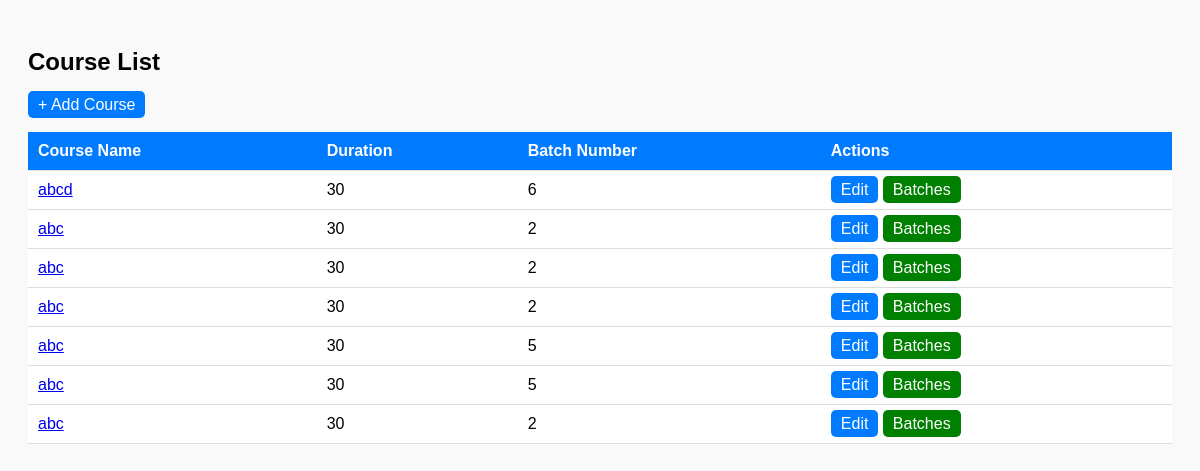
/courses/ (signed in), run on the app's committed database.
### courses/models.py (models this page shows, shortened)
class Course(models.Model):
    id = models.AutoField(primary_key=True)
    Center_id = models.IntegerField()
    Course_name = models.CharField(max_length=255)
    Course_duration = models.CharField(max_length=255)
    Batch_number = models.IntegerField()
    class Meta:
        db_table = "Course_table"  # Explicitly link to your existing table

### courses/views.py (the view)
# urls.py: path('', views.CourseListView.as_view(), name='course_list'),
class CourseListView(LoginRequiredMixin, ListView):
    login_url = '/login/'  # Redirect to login if not authenticated
    model = Course
    template_name = "courses/course_list.html"
    context_object_name = "courses"
    ordering = ["-Course_name"]

### courses/templates/courses/course_list.html (shortened to what this page needs)
<!DOCTYPE html>
<html>
<head>
</head>
<body>
    <h2>Course List</h2>
    <a href="{% url 'courses:course_add' %}?center_id={{ center.id }}" class="button">
    + Add Course
</a>
    <br><br>
    <table>
        <tr>
            <th>Course Name</th>
            <th>Duration</th>
            <th>Batch Number</th>
            <th>Actions</th>
        </tr>
        {% for course in courses %}
        <tr>
            <td><a href="{% url 'courses:course_detail' course.pk %}">{{ course.Course_name }}</a></td>
            <td>{{ course.Course_duration }}</td>
            <td>{{ course.Batch_number }}</td>
            <td>
                <a href="{% url 'courses:course_edit' course.pk %}" class="button">Edit</a>
                <a href="{% url 'batches:batches_by_course' course.id %}" class="button" style="background: green;">Batches</a>
            </td>
        </tr>
        {% empty %}
        <tr><td colspan="4">No courses available.</td></tr>
        {% endfor %}
    </table>
</body>
</html>

### courses/templates/courses/course_list.html (style rules this page uses)
body { font-family: Arial, sans-serif; background: #f9f9f9; padding: 20px; }
table { width: 100%; border-collapse: collapse; background: white; }
th, td { padding: 10px; border-bottom: 1px solid #ddd; }
th { background: #007BFF; color: white; text-align: left; }
a.button { background: #007BFF; color: white; padding: 5px 10px; text-decoration: none; border-radius: 5px; }

### data on the page
Course: Course_name "abcd", Course_duration "30", Batch_number "6"
Course: Course_name "abc", Course_duration "30", Batch_number "2"
Course: Course_name "abc", Course_duration "30", Batch_number "2"
Course: Course_name "abc", Course_duration "30", Batch_number "2"
Course: Course_name "abc", Course_duration "30", Batch_number "5"
Course: Course_name "abc", Course_duration "30", Batch_number "5"
Course: Course_name "abc", Course_duration "30", Batch_number "2"
